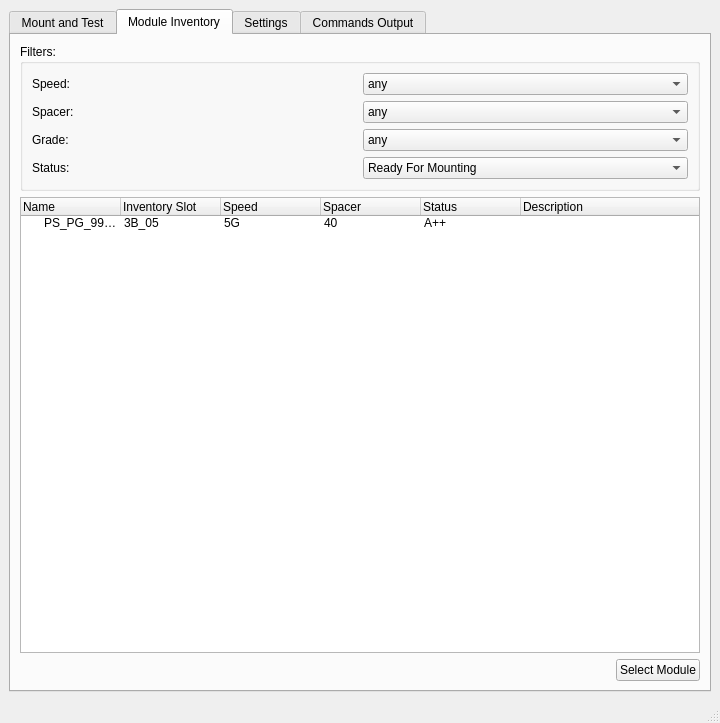
<?xml version="1.0" encoding="UTF-8"?>
<ui version="4.0">
 <class>MainWindow</class>
 <widget class="QMainWindow" name="MainWindow">
  <property name="geometry">
   <rect>
    <x>0</x>
    <y>0</y>
    <width>720</width>
    <height>723</height>
   </rect>
  </property>
  <property name="windowTitle">
   <string>MainWindow</string>
  </property>
  <widget class="QWidget" name="centralwidget">
   <layout class="QGridLayout" name="gridLayout_3">
    <item row="1" column="0">
     <widget class="QTabWidget" name="tabWidget">
      <property name="currentIndex">
       <number>1</number>
      </property>
      <widget class="QWidget" name="tab">
       <attribute name="title">
        <string>Mount and Test</string>
       </attribute>
       <layout class="QGridLayout" name="gridLayout_4">
        <item row="0" column="0">
         <layout class="QHBoxLayout" name="horizontalLayout_6">
          <item>
           <layout class="QVBoxLayout" name="verticalLayout_3">
            <item>
             <layout class="QVBoxLayout" name="verticalLayout">
              <item>
               <layout class="QHBoxLayout" name="horizontalLayout">
                <item>
                 <widget class="QLabel" name="label">
                  <property name="text">
                   <string>Ring ID</string>
                  </property>
                 </widget>
                </item>
                <item>
                 <widget class="QLineEdit" name="ringLE"/>
                </item>
                <item>
                 <widget class="QLabel" name="label_2">
                  <property name="text">
                   <string>Position</string>
                  </property>
                 </widget>
                </item>
                <item>
                 <widget class="QLineEdit" name="positionLE"/>
                </item>
               </layout>
              </item>
              <item>
               <widget class="QLabel" name="label_5">
                <property name="text">
                 <string>Ring Position</string>
                </property>
               </widget>
              </item>
              <item>
               <widget class="QGraphicsView" name="graphicsView">
                <property name="minimumSize">
                 <size>
                  <width>300</width>
                  <height>300</height>
                 </size>
                </property>
               </widget>
              </item>
              <item>
               <spacer name="verticalSpacer">
                <property name="orientation">
                 <enum>Qt::Orientation::Vertical</enum>
                </property>
                <property name="sizeHint" stdset="0">
                 <size>
                  <width>20</width>
                  <height>40</height>
                 </size>
                </property>
               </spacer>
              </item>
              <item>
               <widget class="QLabel" name="label_7">
                <property name="text">
                 <string>DB actions</string>
                </property>
               </widget>
              </item>
              <item>
               <layout class="QHBoxLayout" name="horizontalLayout_2">
                <item>
                 <widget class="QLabel" name="label_3">
                  <property name="text">
                   <string>Module ID</string>
                  </property>
                 </widget>
                </item>
                <item>
                 <widget class="QLineEdit" name="moduleLE"/>
                </item>
                <item>
                 <spacer name="horizontalSpacer">
                  <property name="orientation">
                   <enum>Qt::Orientation::Horizontal</enum>
                  </property>
                  <property name="sizeType">
                   <enum>QSizePolicy::Policy::Minimum</enum>
                  </property>
                  <property name="sizeHint" stdset="0">
                   <size>
                    <width>10</width>
                    <height>20</height>
                   </size>
                  </property>
                 </spacer>
                </item>
                <item>
                 <widget class="QPushButton" name="mountPB">
                  <property name="text">
                   <string>Mount</string>
                  </property>
                 </widget>
                </item>
               </layout>
              </item>
             </layout>
            </item>
            <item>
             <layout class="QGridLayout" name="gridLayout">
              <item row="0" column="1">
               <widget class="QComboBox" name="fiberCB"/>
              </item>
              <item row="3" column="0" colspan="2">
               <widget class="QLabel" name="powerConnectionLabel">
                <property name="text">
                 <string>Not connected</string>
                </property>
               </widget>
              </item>
              <item row="0" column="0">
               <widget class="QPushButton" name="connectFiberPB">
                <property name="text">
                 <string>Connect Fiber</string>
                </property>
               </widget>
              </item>
              <item row="2" column="3">
               <widget class="QFrame" name="connectPowerLED">
                <property name="sizePolicy">
                 <sizepolicy hsizetype="Preferred" vsizetype="Fixed">
                  <horstretch>0</horstretch>
                  <verstretch>0</verstretch>
                 </sizepolicy>
                </property>
                <property name="minimumSize">
                 <size>
                  <width>30</width>
                  <height>34</height>
                 </size>
                </property>
                <property name="styleSheet">
                 <string notr="true">background-color: rgb(85, 170, 0);</string>
                </property>
                <property name="frameShape">
                 <enum>QFrame::Shape::StyledPanel</enum>
                </property>
                <property name="frameShadow">
                 <enum>QFrame::Shadow::Raised</enum>
                </property>
               </widget>
              </item>
              <item row="2" column="1">
               <widget class="QComboBox" name="powerCB"/>
              </item>
              <item row="1" column="0" colspan="2">
               <widget class="QLabel" name="fiberConnectionLabel">
                <property name="text">
                 <string>Not connected</string>
                </property>
               </widget>
              </item>
              <item row="0" column="3">
               <widget class="QFrame" name="connectFiberLED">
                <property name="sizePolicy">
                 <sizepolicy hsizetype="Preferred" vsizetype="Fixed">
                  <horstretch>0</horstretch>
                  <verstretch>0</verstretch>
                 </sizepolicy>
                </property>
                <property name="minimumSize">
                 <size>
                  <width>30</width>
                  <height>34</height>
                 </size>
                </property>
                <property name="styleSheet">
                 <string notr="true">background-color: rgb(85, 170, 0);</string>
                </property>
                <property name="frameShape">
                 <enum>QFrame::Shape::StyledPanel</enum>
                </property>
                <property name="frameShadow">
                 <enum>QFrame::Shadow::Raised</enum>
                </property>
               </widget>
              </item>
              <item row="2" column="0">
               <widget class="QPushButton" name="connectPowerPB">
                <property name="text">
                 <string>Connect Power</string>
                </property>
               </widget>
              </item>
              <item row="0" column="2">
               <spacer name="horizontalSpacer_5">
                <property name="orientation">
                 <enum>Qt::Orientation::Horizontal</enum>
                </property>
                <property name="sizeHint" stdset="0">
                 <size>
                  <width>10</width>
                  <height>20</height>
                 </size>
                </property>
               </spacer>
              </item>
             </layout>
            </item>
           </layout>
          </item>
          <item>
           <layout class="QVBoxLayout" name="verticalLayout_5">
            <item>
             <layout class="QHBoxLayout" name="horizontalLayout_3">
              <item>
               <widget class="QPushButton" name="checkIDPB">
                <property name="text">
                 <string>Check ID</string>
                </property>
               </widget>
              </item>
              <item>
               <widget class="QLabel" name="label_4">
                <property name="text">
                 <string>TextLabel</string>
                </property>
               </widget>
              </item>
              <item>
               <spacer name="horizontalSpacer_4">
                <property name="orientation">
                 <enum>Qt::Orientation::Horizontal</enum>
                </property>
                <property name="sizeHint" stdset="0">
                 <size>
                  <width>40</width>
                  <height>20</height>
                 </size>
                </property>
               </spacer>
              </item>
              <item>
               <widget class="QFrame" name="checkIDLED">
                <property name="sizePolicy">
                 <sizepolicy hsizetype="Minimum" vsizetype="Minimum">
                  <horstretch>0</horstretch>
                  <verstretch>0</verstretch>
                 </sizepolicy>
                </property>
                <property name="minimumSize">
                 <size>
                  <width>30</width>
                  <height>30</height>
                 </size>
                </property>
                <property name="styleSheet">
                 <string notr="true">background-color: rgb(85, 170, 0);</string>
                </property>
                <property name="frameShape">
                 <enum>QFrame::Shape::StyledPanel</enum>
                </property>
                <property name="frameShadow">
                 <enum>QFrame::Shadow::Raised</enum>
                </property>
               </widget>
              </item>
             </layout>
            </item>
            <item>
             <layout class="QGridLayout" name="gridLayout_2">
              <item row="0" column="1">
               <spacer name="horizontalSpacer_2">
                <property name="orientation">
                 <enum>Qt::Orientation::Horizontal</enum>
                </property>
                <property name="sizeHint" stdset="0">
                 <size>
                  <width>40</width>
                  <height>20</height>
                 </size>
                </property>
               </spacer>
              </item>
              <item row="1" column="1">
               <spacer name="horizontalSpacer_3">
                <property name="orientation">
                 <enum>Qt::Orientation::Horizontal</enum>
                </property>
                <property name="sizeHint" stdset="0">
                 <size>
                  <width>40</width>
                  <height>20</height>
                 </size>
                </property>
               </spacer>
              </item>
              <item row="0" column="2">
               <widget class="QCheckBox" name="hvOFFTestCB">
                <property name="enabled">
                 <bool>false</bool>
                </property>
                <property name="text">
                 <string/>
                </property>
               </widget>
              </item>
              <item row="0" column="0">
               <widget class="QPushButton" name="hvOFFTestPB">
                <property name="text">
                 <string>Light On Tests (HV off)</string>
                </property>
               </widget>
              </item>
              <item row="1" column="2">
               <widget class="QCheckBox" name="hvONTestCB">
                <property name="enabled">
                 <bool>false</bool>
                </property>
                <property name="text">
                 <string/>
                </property>
               </widget>
              </item>
              <item row="1" column="3">
               <widget class="QFrame" name="hvONTestLED">
                <property name="sizePolicy">
                 <sizepolicy hsizetype="Minimum" vsizetype="Minimum">
                  <horstretch>0</horstretch>
                  <verstretch>0</verstretch>
                 </sizepolicy>
                </property>
                <property name="minimumSize">
                 <size>
                  <width>30</width>
                  <height>30</height>
                 </size>
                </property>
                <property name="styleSheet">
                 <string notr="true">background-color: rgb(85, 170, 0);</string>
                </property>
                <property name="frameShape">
                 <enum>QFrame::Shape::StyledPanel</enum>
                </property>
                <property name="frameShadow">
                 <enum>QFrame::Shadow::Raised</enum>
                </property>
               </widget>
              </item>
              <item row="1" column="0">
               <widget class="QPushButton" name="hvONTestPB">
                <property name="text">
                 <string>Dark Tests (HV on)</string>
                </property>
               </widget>
              </item>
              <item row="0" column="3">
               <widget class="QFrame" name="hvOFFTestLED">
                <property name="sizePolicy">
                 <sizepolicy hsizetype="Minimum" vsizetype="Preferred">
                  <horstretch>0</horstretch>
                  <verstretch>0</verstretch>
                 </sizepolicy>
                </property>
                <property name="minimumSize">
                 <size>
                  <width>30</width>
                  <height>30</height>
                 </size>
                </property>
                <property name="styleSheet">
                 <string notr="true">background-color: rgb(85, 170, 0);</string>
                </property>
                <property name="frameShape">
                 <enum>QFrame::Shape::StyledPanel</enum>
                </property>
                <property name="frameShadow">
                 <enum>QFrame::Shadow::Raised</enum>
                </property>
               </widget>
              </item>
             </layout>
            </item>
            <item>
             <widget class="QWidget" name="caenWidget" native="true">
              <property name="sizePolicy">
               <sizepolicy hsizetype="Expanding" vsizetype="Preferred">
                <horstretch>0</horstretch>
                <verstretch>0</verstretch>
               </sizepolicy>
              </property>
              <property name="minimumSize">
               <size>
                <width>60</width>
                <height>140</height>
               </size>
              </property>
              <layout class="QVBoxLayout" name="verticalLayout_2">
               <item>
                <spacer name="verticalSpacer_2">
                 <property name="orientation">
                  <enum>Qt::Orientation::Vertical</enum>
                 </property>
                 <property name="sizeHint" stdset="0">
                  <size>
                   <width>20</width>
                   <height>10</height>
                  </size>
                 </property>
                </spacer>
               </item>
               <item>
                <widget class="QLabel" name="label_6">
                 <property name="text">
                  <string>CAEN control:</string>
                 </property>
                </widget>
               </item>
               <item>
                <layout class="QHBoxLayout" name="horizontalLayout_4">
                 <item>
                  <widget class="QPushButton" name="lvOnButton">
                   <property name="minimumSize">
                    <size>
                     <width>0</width>
                     <height>34</height>
                    </size>
                   </property>
                   <property name="text">
                    <string>LV ON</string>
                   </property>
                  </widget>
                 </item>
                 <item>
                  <widget class="QPushButton" name="lvOffButton">
                   <property name="minimumSize">
                    <size>
                     <width>0</width>
                     <height>34</height>
                    </size>
                   </property>
                   <property name="text">
                    <string>LV OFF</string>
                   </property>
                  </widget>
                 </item>
                 <item>
                  <spacer name="horizontalSpacer_7">
                   <property name="orientation">
                    <enum>Qt::Orientation::Horizontal</enum>
                   </property>
                   <property name="sizeHint" stdset="0">
                    <size>
                     <width>40</width>
                     <height>20</height>
                    </size>
                   </property>
                  </spacer>
                 </item>
                 <item>
                  <widget class="QFrame" name="lvLed">
                   <property name="minimumSize">
                    <size>
                     <width>34</width>
                     <height>34</height>
                    </size>
                   </property>
                   <property name="styleSheet">
                    <string>background-color: red;</string>
                   </property>
                   <property name="frameShape">
                    <enum>QFrame::Shape::StyledPanel</enum>
                   </property>
                  </widget>
                 </item>
                </layout>
               </item>
               <item>
                <widget class="QLabel" name="lvLabel">
                 <property name="sizePolicy">
                  <sizepolicy hsizetype="Expanding" vsizetype="Preferred">
                   <horstretch>0</horstretch>
                   <verstretch>0</verstretch>
                  </sizepolicy>
                 </property>
                 <property name="minimumSize">
                  <size>
                   <width>0</width>
                   <height>30</height>
                  </size>
                 </property>
                 <property name="text">
                  <string>0.0</string>
                 </property>
                </widget>
               </item>
               <item>
                <layout class="QHBoxLayout" name="horizontalLayout_5">
                 <item>
                  <widget class="QPushButton" name="hvOnButton">
                   <property name="minimumSize">
                    <size>
                     <width>0</width>
                     <height>34</height>
                    </size>
                   </property>
                   <property name="text">
                    <string>HV ON</string>
                   </property>
                  </widget>
                 </item>
                 <item>
                  <widget class="QPushButton" name="hvOffButton">
                   <property name="minimumSize">
                    <size>
                     <width>0</width>
                     <height>34</height>
                    </size>
                   </property>
                   <property name="text">
                    <string>HV OFF</string>
                   </property>
                  </widget>
                 </item>
                 <item>
                  <spacer name="horizontalSpacer_8">
                   <property name="orientation">
                    <enum>Qt::Orientation::Horizontal</enum>
                   </property>
                   <property name="sizeHint" stdset="0">
                    <size>
                     <width>40</width>
                     <height>20</height>
                    </size>
                   </property>
                  </spacer>
                 </item>
                 <item>
                  <widget class="QFrame" name="hvLed">
                   <property name="minimumSize">
                    <size>
                     <width>34</width>
                     <height>34</height>
                    </size>
                   </property>
                   <property name="styleSheet">
                    <string>background-color: red;</string>
                   </property>
                   <property name="frameShape">
                    <enum>QFrame::Shape::StyledPanel</enum>
                   </property>
                  </widget>
                 </item>
                </layout>
               </item>
               <item>
                <widget class="QLabel" name="hvLabel">
                 <property name="sizePolicy">
                  <sizepolicy hsizetype="Expanding" vsizetype="Preferred">
                   <horstretch>0</horstretch>
                   <verstretch>0</verstretch>
                  </sizepolicy>
                 </property>
                 <property name="minimumSize">
                  <size>
                   <width>0</width>
                   <height>30</height>
                  </size>
                 </property>
                 <property name="text">
                  <string>0.0</string>
                 </property>
                </widget>
               </item>
              </layout>
             </widget>
            </item>
            <item>
             <widget class="QWidget" name="plotWidget" native="true">
              <property name="sizePolicy">
               <sizepolicy hsizetype="Expanding" vsizetype="Expanding">
                <horstretch>0</horstretch>
                <verstretch>0</verstretch>
               </sizepolicy>
              </property>
              <property name="minimumSize">
               <size>
                <width>64</width>
                <height>280</height>
               </size>
              </property>
             </widget>
            </item>
           </layout>
          </item>
         </layout>
        </item>
       </layout>
      </widget>
      <widget class="QWidget" name="tab_2">
       <attribute name="title">
        <string>Module Inventory</string>
       </attribute>
       <layout class="QVBoxLayout" name="verticalLayout_7">
        <item>
         <widget class="QGroupBox" name="groupBox">
          <property name="title">
           <string>Filters:</string>
          </property>
          <layout class="QGridLayout" name="gridLayout_5">
           <item row="2" column="0">
            <widget class="QLabel" name="label_10">
             <property name="text">
              <string>Grade:</string>
             </property>
            </widget>
           </item>
           <item row="3" column="1">
            <widget class="QComboBox" name="spacerCB_3">
             <item>
              <property name="text">
               <string>Ready For Mounting</string>
              </property>
             </item>
             <item>
              <property name="text">
               <string>Mounted</string>
              </property>
             </item>
             <item>
              <property name="text">
               <string>To Be Tested</string>
              </property>
             </item>
            </widget>
           </item>
           <item row="3" column="0">
            <widget class="QLabel" name="label_11">
             <property name="text">
              <string>Status:</string>
             </property>
            </widget>
           </item>
           <item row="2" column="1">
            <widget class="QComboBox" name="spacerCB_2">
             <item>
              <property name="text">
               <string>any</string>
              </property>
             </item>
            </widget>
           </item>
           <item row="0" column="0">
            <widget class="QLabel" name="label_8">
             <property name="text">
              <string>Speed:</string>
             </property>
            </widget>
           </item>
           <item row="0" column="1">
            <widget class="QComboBox" name="speedCB">
             <item>
              <property name="text">
               <string>any</string>
              </property>
             </item>
             <item>
              <property name="text">
               <string>5G</string>
              </property>
             </item>
             <item>
              <property name="text">
               <string>10G</string>
              </property>
             </item>
            </widget>
           </item>
           <item row="1" column="0">
            <widget class="QLabel" name="label_9">
             <property name="text">
              <string>Spacer:</string>
             </property>
            </widget>
           </item>
           <item row="1" column="1">
            <widget class="QComboBox" name="spacerCB">
             <item>
              <property name="text">
               <string>any</string>
              </property>
             </item>
             <item>
              <property name="text">
               <string>4.0mm</string>
              </property>
             </item>
             <item>
              <property name="text">
               <string>2.6mm</string>
              </property>
             </item>
             <item>
              <property name="text">
               <string>1.8mm</string>
              </property>
             </item>
            </widget>
           </item>
          </layout>
         </widget>
        </item>
        <item>
         <widget class="QTreeWidget" name="treeWidget">
          <property name="minimumSize">
           <size>
            <width>661</width>
            <height>0</height>
           </size>
          </property>
          <column>
           <property name="text">
            <string>Name</string>
           </property>
          </column>
          <column>
           <property name="text">
            <string>Inventory Slot</string>
           </property>
          </column>
          <column>
           <property name="text">
            <string>Speed</string>
           </property>
          </column>
          <column>
           <property name="text">
            <string>Spacer</string>
           </property>
          </column>
          <column>
           <property name="text">
            <string>Status</string>
           </property>
          </column>
          <column>
           <property name="text">
            <string>Description</string>
           </property>
          </column>
          <item>
           <property name="text">
            <string>PS_PG_99999</string>
           </property>
           <property name="text">
            <string>3B_05</string>
           </property>
           <property name="text">
            <string>5G</string>
           </property>
           <property name="text">
            <string>40</string>
           </property>
           <property name="text">
            <string>A++</string>
           </property>
          </item>
         </widget>
        </item>
        <item>
         <layout class="QHBoxLayout" name="horizontalLayout_10">
          <item>
           <spacer name="horizontalSpacer_10">
            <property name="orientation">
             <enum>Qt::Orientation::Horizontal</enum>
            </property>
            <property name="sizeHint" stdset="0">
             <size>
              <width>40</width>
              <height>20</height>
             </size>
            </property>
           </spacer>
          </item>
          <item>
           <widget class="QPushButton" name="selectModulePB">
            <property name="text">
             <string>Select Module</string>
            </property>
           </widget>
          </item>
         </layout>
        </item>
       </layout>
      </widget>
      <widget class="QWidget" name="tab_3">
       <attribute name="title">
        <string>Settings</string>
       </attribute>
       <layout class="QVBoxLayout" name="verticalLayout_6">
        <item>
         <widget class="QLabel" name="placeholdersHelpLabel">
          <property name="text">
           <string>Available placeholders:
{ring_id} - Ring ID
{position} - Position number
{module_id} - Module ID
{fiber} - Selected fiber
{power} - Selected power source
{fiber_endpoint} - Fiber endpoint (i.e. FC7)

Placeholders can be used in commands and API endpoints.</string>
          </property>
         </widget>
        </item>
        <item>
         <widget class="QGroupBox" name="commandsGroupBox">
          <property name="title">
           <string>Test Commands</string>
          </property>
          <layout class="QFormLayout" name="formLayout">
           <item row="0" column="0">
            <widget class="QLabel" name="checkIDLabel">
             <property name="text">
              <string>Check ID Command:</string>
             </property>
            </widget>
           </item>
           <item row="0" column="1">
            <widget class="QLineEdit" name="checkIDCommandLE">
             <property name="text">
              <string>check_id.sh --module {module_id} --position {position}</string>
             </property>
            </widget>
           </item>
           <item row="1" column="0">
            <widget class="QLabel" name="lightOnLabel">
             <property name="text">
              <string>Light On Test Command:</string>
             </property>
            </widget>
           </item>
           <item row="1" column="1">
            <widget class="QLineEdit" name="lightOnCommandLE">
             <property name="text">
              <string>light_on_test.sh --ring {ring_id} --pos {position} --fiber {fiber}</string>
             </property>
            </widget>
           </item>
           <item row="2" column="0">
            <widget class="QLabel" name="darkTestLabel">
             <property name="text">
              <string>Dark Test Command:</string>
             </property>
            </widget>
           </item>
           <item row="2" column="1">
            <widget class="QLineEdit" name="darkTestCommandLE">
             <property name="text">
              <string>dark_test.sh --module {module_id} --power {power}</string>
             </property>
            </widget>
           </item>
          </layout>
         </widget>
        </item>
        <item>
         <widget class="QGroupBox" name="apiGroupBox">
          <property name="title">
           <string>API Settings</string>
          </property>
          <layout class="QFormLayout" name="formLayout_2">
           <item row="0" column="0">
            <widget class="QLabel" name="dbEndpointLabel">
             <property name="text">
              <string>DB Endpoint:</string>
             </property>
            </widget>
           </item>
           <item row="0" column="1">
            <widget class="QLineEdit" name="dbEndpointLE">
             <property name="text">
              <string>http://localhost:5000/modules</string>
             </property>
            </widget>
           </item>
           <item row="1" column="0">
            <widget class="QLabel" name="mqttServerLabel">
             <property name="text">
              <string>MQTT Server:</string>
             </property>
            </widget>
           </item>
           <item row="1" column="1">
            <widget class="QLineEdit" name="mqttServerLE">
             <property name="text">
              <string>test.mosquitto.org</string>
             </property>
            </widget>
           </item>
           <item row="2" column="0">
            <widget class="QLabel" name="mqttTopicLabel">
             <property name="text">
              <string>MQTT Topic:</string>
             </property>
            </widget>
           </item>
           <item row="2" column="1">
            <widget class="QLineEdit" name="mqttTopicLE">
             <property name="text">
              <string>/ar/thermal/image</string>
             </property>
            </widget>
           </item>
           <item row="3" column="0">
            <widget class="QLabel" name="apiUrlLabel">
             <property name="text">
              <string>API Base URL:</string>
             </property>
            </widget>
           </item>
           <item row="3" column="1">
            <widget class="QLineEdit" name="apiBaseUrlLE">
             <property name="text">
              <string>http://localhost:8000/api</string>
             </property>
            </widget>
           </item>
           <item row="4" column="0">
            <widget class="QLabel" name="connectFiberLabel">
             <property name="text">
              <string>Connect Fiber Endpoint:</string>
             </property>
            </widget>
           </item>
           <item row="4" column="1">
            <layout class="QHBoxLayout" name="horizontalLayout_7">
             <item>
              <widget class="QComboBox" name="connectFiberMethodCB">
               <item>
                <property name="text">
                 <string>POST</string>
                </property>
               </item>
               <item>
                <property name="text">
                 <string>GET</string>
                </property>
               </item>
               <item>
                <property name="text">
                 <string>PUT</string>
                </property>
               </item>
               <item>
                <property name="text">
                 <string>DELETE</string>
                </property>
               </item>
              </widget>
             </item>
             <item>
              <widget class="QLineEdit" name="connectFiberEndpointLE">
               <property name="text">
                <string>connect/fiber/{fiber}</string>
               </property>
              </widget>
             </item>
            </layout>
           </item>
           <item row="5" column="0">
            <widget class="QLabel" name="connectPowerLabel">
             <property name="text">
              <string>Connect Power Endpoint:</string>
             </property>
            </widget>
           </item>
           <item row="5" column="1">
            <layout class="QHBoxLayout" name="horizontalLayout_8">
             <item>
              <widget class="QComboBox" name="connectPowerMethodCB">
               <item>
                <property name="text">
                 <string>POST</string>
                </property>
               </item>
               <item>
                <property name="text">
                 <string>GET</string>
                </property>
               </item>
               <item>
                <property name="text">
                 <string>PUT</string>
                </property>
               </item>
               <item>
                <property name="text">
                 <string>DELETE</string>
                </property>
               </item>
              </widget>
             </item>
             <item>
              <widget class="QLineEdit" name="connectPowerEndpointLE">
               <property name="text">
                <string>connect/power/{power}</string>
               </property>
              </widget>
             </item>
            </layout>
           </item>
          </layout>
         </widget>
        </item>
        <item>
         <layout class="QHBoxLayout" name="horizontalLayout_9">
          <item>
           <spacer name="horizontalSpacer_9">
            <property name="orientation">
             <enum>Qt::Orientation::Horizontal</enum>
            </property>
            <property name="sizeHint" stdset="0">
             <size>
              <width>40</width>
              <height>20</height>
             </size>
            </property>
           </spacer>
          </item>
          <item>
           <widget class="QPushButton" name="applySettingsPB">
            <property name="text">
             <string>Apply Settings</string>
            </property>
           </widget>
          </item>
         </layout>
        </item>
        <item>
         <spacer name="verticalSpacer_3">
          <property name="orientation">
           <enum>Qt::Orientation::Vertical</enum>
          </property>
          <property name="sizeHint" stdset="0">
           <size>
            <width>20</width>
            <height>40</height>
           </size>
          </property>
         </spacer>
        </item>
       </layout>
      </widget>
      <widget class="QWidget" name="tab_4">
       <attribute name="title">
        <string>Commands Output</string>
       </attribute>
       <layout class="QVBoxLayout" name="verticalLayout_4">
        <item>
         <widget class="QPlainTextEdit" name="commandOutputTE">
          <property name="readOnly">
           <bool>true</bool>
          </property>
          <property name="plainText">
           <string/>
          </property>
         </widget>
        </item>
       </layout>
      </widget>
     </widget>
    </item>
   </layout>
  </widget>
  <widget class="QStatusBar" name="statusbar"/>
 </widget>
 <resources/>
 <connections/>
 <slots>
  <signal>updateRing(QString)</signal>
  <signal>updatePosition(QString)</signal>
  <slot>splitRingAndPosition()</slot>
 </slots>
</ui>
